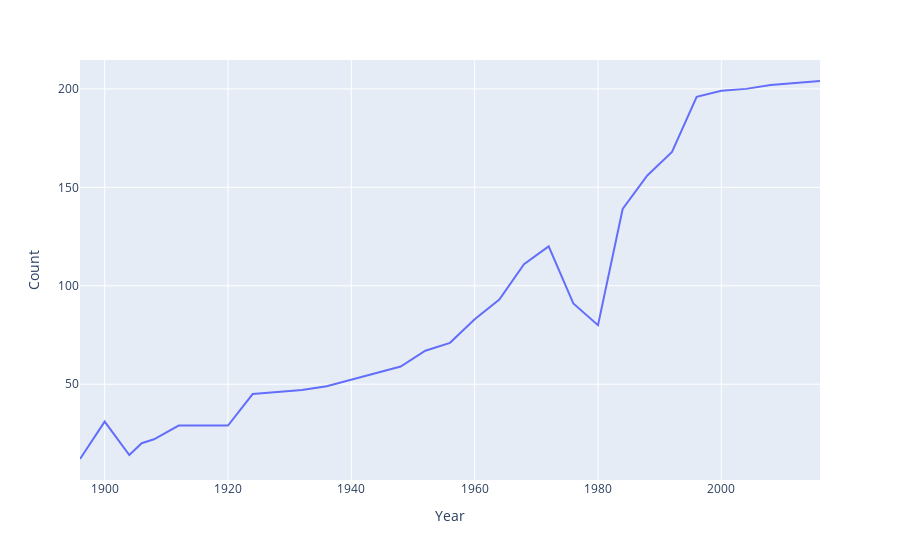

The code cell stored with this chart in its notebook:
### Code cell
fig = px.line(nations_over_time,x="Year",y="Count")
fig.show()

### Figure 1 — Plotly figure (JSON) as saved in the notebook; plotly's stock layout.template omitted (floating-point values rounded to 4 significant figures)
{"data": [{"hovertemplate": "Year=%{x}<br>Count=%{y}<extra></extra>", "legendgroup": "", "line": {"color": "#636efa", "dash": "solid"}, "marker": {"symbol": "circle"}, "mode": "lines", "name": "", "orientation": "v", "showlegend": false, "type": "scatter", "x": [1896, 1900, 1904, 1906, 1908, 1912, 1920, 1924, 1928, 1932, 1936, 1948, 1952, 1956, 1960, 1964, 1968, 1972, 1976, 1980, 1984, 1988, 1992, 1996, 2000, 2004, 2008, 2012, 2016], "xaxis": "x", "y": [12, 31, 14, 20, 22, 29, 29, 45, 46, 47, 49, 59, 67, 71, 83, 93, 111, 120, 91, 80, 139, 156, 168, 196, 199, 200, 202, 203, 204], "yaxis": "y"}], "layout": {"legend": {"tracegroupgap": 0}, "margin": {"t": 60}, "xaxis": {"anchor": "y", "domain": [0, 1], "title": {"text": "Year"}}, "yaxis": {"anchor": "x", "domain": [0, 1], "title": {"text": "Count"}}}}
